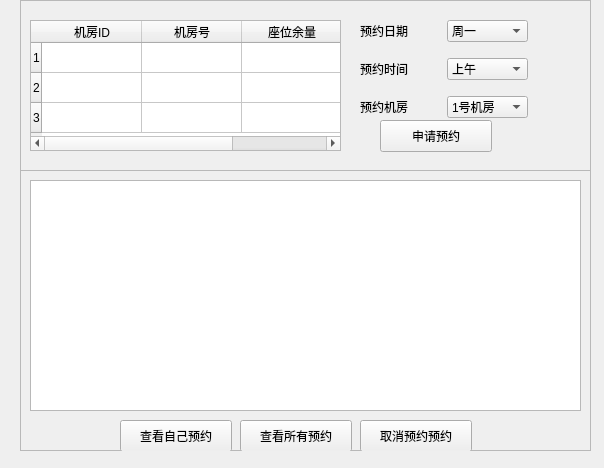
<?xml version="1.0" encoding="UTF-8"?>
<ui version="4.0">
 <class>Student</class>
 <widget class="QWidget" name="Student">
  <property name="geometry">
   <rect>
    <x>0</x>
    <y>0</y>
    <width>604</width>
    <height>468</height>
   </rect>
  </property>
  <property name="windowTitle">
   <string>Form</string>
  </property>
  <widget class="QFrame" name="frame">
   <property name="geometry">
    <rect>
     <x>20</x>
     <y>0</y>
     <width>571</width>
     <height>171</height>
    </rect>
   </property>
   <property name="frameShape">
    <enum>QFrame::StyledPanel</enum>
   </property>
   <property name="frameShadow">
    <enum>QFrame::Raised</enum>
   </property>
   <widget class="QTableWidget" name="tableWidget_roomMargin">
    <property name="geometry">
     <rect>
      <x>10</x>
      <y>20</y>
      <width>311</width>
      <height>131</height>
     </rect>
    </property>
    <row>
     <property name="text">
      <string>1</string>
     </property>
    </row>
    <row>
     <property name="text">
      <string>2</string>
     </property>
    </row>
    <row>
     <property name="text">
      <string>3</string>
     </property>
    </row>
    <column>
     <property name="text">
      <string>机房ID</string>
     </property>
    </column>
    <column>
     <property name="text">
      <string>机房号</string>
     </property>
    </column>
    <column>
     <property name="text">
      <string>座位余量</string>
     </property>
    </column>
   </widget>
   <widget class="QPushButton" name="pushButton_applyOrder">
    <property name="geometry">
     <rect>
      <x>360</x>
      <y>120</y>
      <width>112</width>
      <height>32</height>
     </rect>
    </property>
    <property name="text">
     <string>申请预约</string>
    </property>
   </widget>
   <widget class="QWidget" name="widget" native="true">
    <property name="geometry">
     <rect>
      <x>340</x>
      <y>10</y>
      <width>168</width>
      <height>121</height>
     </rect>
    </property>
    <layout class="QGridLayout" name="gridLayout">
     <item row="0" column="0">
      <widget class="QLabel" name="label">
       <property name="text">
        <string>预约日期</string>
       </property>
      </widget>
     </item>
     <item row="0" column="1">
      <widget class="QComboBox" name="comboBox_orderDate">
       <property name="editable">
        <bool>false</bool>
       </property>
       <item>
        <property name="text">
         <string>周一</string>
        </property>
       </item>
       <item>
        <property name="text">
         <string>周二</string>
        </property>
       </item>
       <item>
        <property name="text">
         <string>周三</string>
        </property>
       </item>
       <item>
        <property name="text">
         <string>周四</string>
        </property>
       </item>
       <item>
        <property name="text">
         <string>周五</string>
        </property>
       </item>
      </widget>
     </item>
     <item row="1" column="0">
      <widget class="QLabel" name="label_2">
       <property name="text">
        <string>预约时间</string>
       </property>
      </widget>
     </item>
     <item row="1" column="1">
      <widget class="QComboBox" name="comboBox_orderTime">
       <item>
        <property name="text">
         <string>上午</string>
        </property>
       </item>
       <item>
        <property name="text">
         <string>下午</string>
        </property>
       </item>
      </widget>
     </item>
     <item row="2" column="0">
      <widget class="QLabel" name="label_3">
       <property name="text">
        <string>预约机房</string>
       </property>
      </widget>
     </item>
     <item row="2" column="1">
      <widget class="QComboBox" name="comboBox_orderRoom">
       <item>
        <property name="text">
         <string>1号机房</string>
        </property>
       </item>
       <item>
        <property name="text">
         <string>2号机房</string>
        </property>
       </item>
       <item>
        <property name="text">
         <string>3号机房</string>
        </property>
       </item>
      </widget>
     </item>
    </layout>
   </widget>
  </widget>
  <widget class="QFrame" name="frame_2">
   <property name="geometry">
    <rect>
     <x>20</x>
     <y>170</y>
     <width>571</width>
     <height>281</height>
    </rect>
   </property>
   <property name="frameShape">
    <enum>QFrame::StyledPanel</enum>
   </property>
   <property name="frameShadow">
    <enum>QFrame::Raised</enum>
   </property>
   <widget class="QPushButton" name="pushButton_cancleOrder">
    <property name="geometry">
     <rect>
      <x>340</x>
      <y>250</y>
      <width>112</width>
      <height>32</height>
     </rect>
    </property>
    <property name="text">
     <string>取消预约预约</string>
    </property>
   </widget>
   <widget class="QPushButton" name="pushButton_checkAllOrder">
    <property name="geometry">
     <rect>
      <x>220</x>
      <y>250</y>
      <width>112</width>
      <height>32</height>
     </rect>
    </property>
    <property name="text">
     <string>查看所有预约</string>
    </property>
   </widget>
   <widget class="QTableView" name="tableView">
    <property name="geometry">
     <rect>
      <x>10</x>
      <y>10</y>
      <width>551</width>
      <height>231</height>
     </rect>
    </property>
   </widget>
   <widget class="QPushButton" name="pushButton_checkSelfOrder">
    <property name="geometry">
     <rect>
      <x>100</x>
      <y>250</y>
      <width>112</width>
      <height>32</height>
     </rect>
    </property>
    <property name="text">
     <string>查看自己预约</string>
    </property>
   </widget>
  </widget>
 </widget>
 <resources/>
 <connections/>
</ui>
